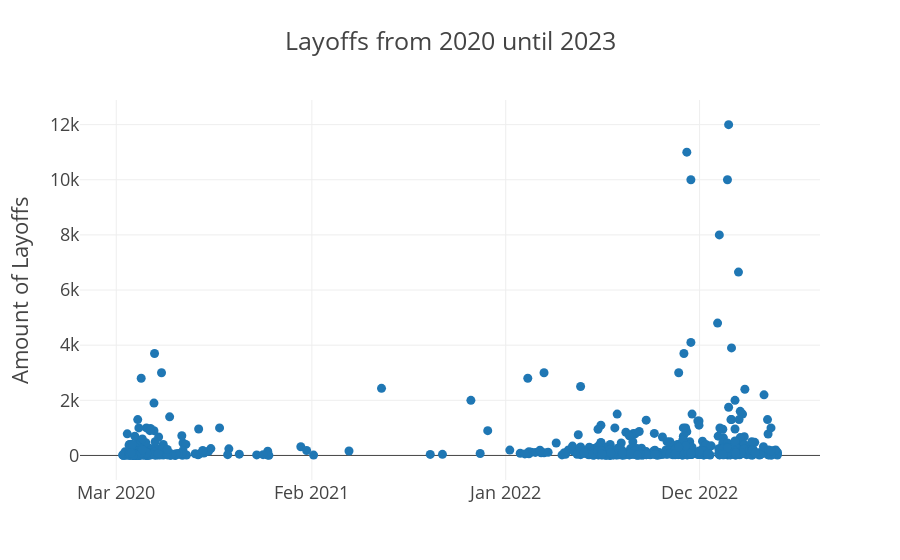

Notebook cell for this chart:
### Code cell
# taking a look at when layoffs occured by using a bubble scatterplot

fig = px.scatter(
    layoffs_total,
    x="date",
    y="total_laid_off",
    template="presentation",
    labels={"date": "", "total_laid_off": "Amount of Layoffs"},
    title="Layoffs from 2020 until 2023",
)
fig.update_xaxes(dtick="M11",)

fig.show()

### Figure 1 — Plotly figure (JSON) as saved in the notebook; plotly's stock layout.template omitted (floating-point values rounded to 4 significant figures; data arrays with more than 128 entries replaced by an {"elided": "..."} marker saying what was removed)
{"data": [{"hovertemplate": "=%{x}<br>Amount of Layoffs=%{y}<extra></extra>", "legendgroup": "", "marker": {"color": "#1F77B4", "symbol": "circle"}, "mode": "markers", "name": "", "orientation": "v", "showlegend": false, "type": "scatter", "x": {"elided": "824 str values"}, "xaxis": "x", "y": {"elided": "824 float values"}, "yaxis": "y"}], "layout": {"legend": {"tracegroupgap": 0}, "title": {"text": "Layoffs from 2020 until 2023"}, "xaxis": {"anchor": "y", "domain": [0, 1], "dtick": "M11", "title": {"text": ""}}, "yaxis": {"anchor": "x", "domain": [0, 1], "title": {"text": "Amount of Layoffs"}}}}
